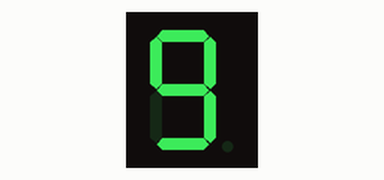
Recording of a sketch running on a simulated Arduino Uno, built with avr-gcc and run on an emulated ATmega328P. On the bench: 1-digit seven-segment display. Wiring (inferred from the names in the program): 1-digit 7-segment display, segments lit when LOW: segments pin 2, pin 3, pin 4, pin 8, pin 9, pin 11, pin 12. The segment pins are drawn as the display they are named for.

Above: at 0.1 s.
At 1.1 s:
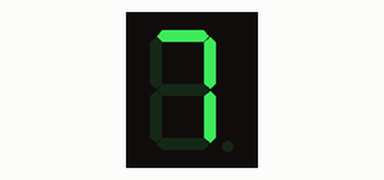
At 1.6 s:
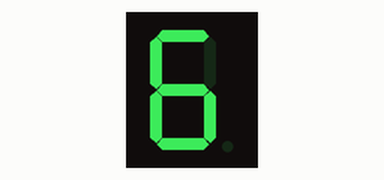
At 3.1 s:
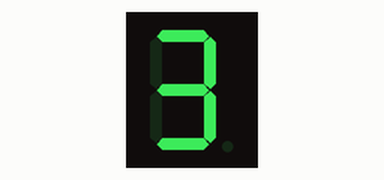
At 4.1 s:
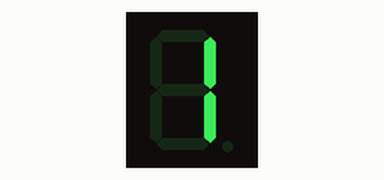
At 6.3 s:
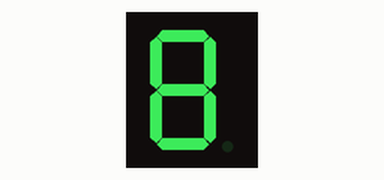

Measured:
- by itself, everything shown: repeats every 5.8 s, in 14 steps
- what the display in image 1 shows lasts 0.5 s, from 1.0 s to 1.5 s

The sketch:

Seven_Seg_NUM.ino
```cpp
/*
FOR COMMON CATHODE SEVEN SEGMENT
Connect these pins-
A to Arduino Pin 2
B to Arduino Pin 3
C to Arduino Pin 4
D to Arduino Pin 8
E to Arduino Pin 9
F to Arduino Pin 11
G to Arduino Pin 12
of the Seven Segment display
*/
const int Seven_Seg[]={2,3,4,8,9,11,12};
void setup()
{
  for(int i = 0; i < 7; i++)
  {
    pinMode(Seven_Seg[i],OUTPUT);
    digitalWrite(Seven_Seg[i],HIGH);
  }
}
void off()
{
  for(int i=0;i<7;i++)
    digitalWrite(Seven_Seg[i],HIGH);
}
void nine()
{
  digitalWrite(Seven_Seg[0],LOW);
  digitalWrite(Seven_Seg[1],LOW);
  digitalWrite(Seven_Seg[2],LOW);
  digitalWrite(Seven_Seg[3],LOW);
  digitalWrite(Seven_Seg[5],LOW);
  digitalWrite(Seven_Seg[6],LOW);
}
void eight()
{
  for(int i=0;i<7;i++)
    digitalWrite(Seven_Seg[i],LOW);
}
void seven()
{
  digitalWrite(Seven_Seg[0],LOW);
  digitalWrite(Seven_Seg[1],LOW);
  digitalWrite(Seven_Seg[2],LOW);
}
void six()
{
  digitalWrite(Seven_Seg[0],LOW);
  digitalWrite(Seven_Seg[2],LOW);
  digitalWrite(Seven_Seg[3],LOW);
  digitalWrite(Seven_Seg[4],LOW);
  digitalWrite(Seven_Seg[5],LOW);
  digitalWrite(Seven_Seg[6],LOW);
}
void five()
{
  digitalWrite(Seven_Seg[0],LOW);
  digitalWrite(Seven_Seg[2],LOW);
  digitalWrite(Seven_Seg[3],LOW);
  digitalWrite(Seven_Seg[5],LOW);
  digitalWrite(Seven_Seg[6],LOW);
}
void four()
{
  digitalWrite(Seven_Seg[1],LOW);
  digitalWrite(Seven_Seg[2],LOW);
  digitalWrite(Seven_Seg[5],LOW);
  digitalWrite(Seven_Seg[6],LOW);
}
void three()
{
  digitalWrite(Seven_Seg[1],LOW);
  digitalWrite(Seven_Seg[2],LOW);
  digitalWrite(Seven_Seg[3],LOW);
  digitalWrite(Seven_Seg[6],LOW);
  digitalWrite(Seven_Seg[0],LOW);
}
void two()
{
  digitalWrite(Seven_Seg[0],LOW);
  digitalWrite(Seven_Seg[1],LOW);
  digitalWrite(Seven_Seg[3],LOW);
  digitalWrite(Seven_Seg[4],LOW);
  digitalWrite(Seven_Seg[6],LOW);
}
void one()
{
  digitalWrite(Seven_Seg[1],LOW);
  digitalWrite(Seven_Seg[2],LOW);
}
void zero()
{
    digitalWrite(Seven_Seg[0],LOW);
    digitalWrite(Seven_Seg[1],LOW);
    digitalWrite(Seven_Seg[2],LOW);
    digitalWrite(Seven_Seg[3],LOW);
    digitalWrite(Seven_Seg[4],LOW);
    digitalWrite(Seven_Seg[5],LOW);
}
void loop()
{
  nine();
  delay(500);
  off();
  eight();
  delay(500);
  off();
  seven();
  delay(500);
  off();
  six();
  delay(500);
  off();
  five();
  delay(500);
  off();
  four();
  delay(500);
  off();
  three();
  delay(500);
  off();
  two();
  delay(500);
  off();
  one();
  delay(500);
  zero();
  delay(250);
  off();
  delay(250);
  zero();
  delay(250);
  off();
  delay(250);
  zero();
  delay(250);
  off();
}
```
